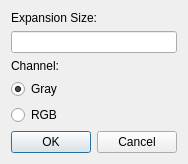
<?xml version="1.0" encoding="UTF-8"?>
<ui version="4.0">
 <class>ExpansionDialog</class>
 <widget class="QDialog" name="ExpansionDialog">
  <property name="geometry">
   <rect>
    <x>0</x>
    <y>0</y>
    <width>174</width>
    <height>147</height>
   </rect>
  </property>
  <property name="sizePolicy">
   <sizepolicy hsizetype="Preferred" vsizetype="Preferred">
    <horstretch>0</horstretch>
    <verstretch>0</verstretch>
   </sizepolicy>
  </property>
  <property name="minimumSize">
   <size>
    <width>0</width>
    <height>0</height>
   </size>
  </property>
  <property name="maximumSize">
   <size>
    <width>6777</width>
    <height>6777</height>
   </size>
  </property>
  <property name="windowTitle">
   <string>Dialog</string>
  </property>
  <layout class="QGridLayout" name="gridLayout">
   <item row="4" column="0">
    <widget class="QRadioButton" name="expansionRgbRbtn">
     <property name="text">
      <string>RGB</string>
     </property>
    </widget>
   </item>
   <item row="3" column="0">
    <widget class="QRadioButton" name="expansionGrayRBtn">
     <property name="text">
      <string>Gray</string>
     </property>
     <property name="checked">
      <bool>true</bool>
     </property>
    </widget>
   </item>
   <item row="1" column="0">
    <widget class="QLineEdit" name="expansionLEd"/>
   </item>
   <item row="5" column="0">
    <widget class="QDialogButtonBox" name="buttonBox">
     <property name="orientation">
      <enum>Qt::Horizontal</enum>
     </property>
     <property name="standardButtons">
      <set>QDialogButtonBox::Cancel|QDialogButtonBox::Ok</set>
     </property>
    </widget>
   </item>
   <item row="0" column="0">
    <widget class="QLabel" name="label">
     <property name="text">
      <string>Expansion Size:</string>
     </property>
    </widget>
   </item>
   <item row="2" column="0">
    <widget class="QLabel" name="label_2">
     <property name="text">
      <string>Channel:</string>
     </property>
    </widget>
   </item>
  </layout>
 </widget>
 <resources/>
 <connections>
  <connection>
   <sender>buttonBox</sender>
   <signal>accepted()</signal>
   <receiver>ExpansionDialog</receiver>
   <slot>accept()</slot>
   <hints>
    <hint type="sourcelabel">
     <x>248</x>
     <y>254</y>
    </hint>
    <hint type="destinationlabel">
     <x>157</x>
     <y>274</y>
    </hint>
   </hints>
  </connection>
  <connection>
   <sender>buttonBox</sender>
   <signal>rejected()</signal>
   <receiver>ExpansionDialog</receiver>
   <slot>reject()</slot>
   <hints>
    <hint type="sourcelabel">
     <x>316</x>
     <y>260</y>
    </hint>
    <hint type="destinationlabel">
     <x>286</x>
     <y>274</y>
    </hint>
   </hints>
  </connection>
 </connections>
</ui>
